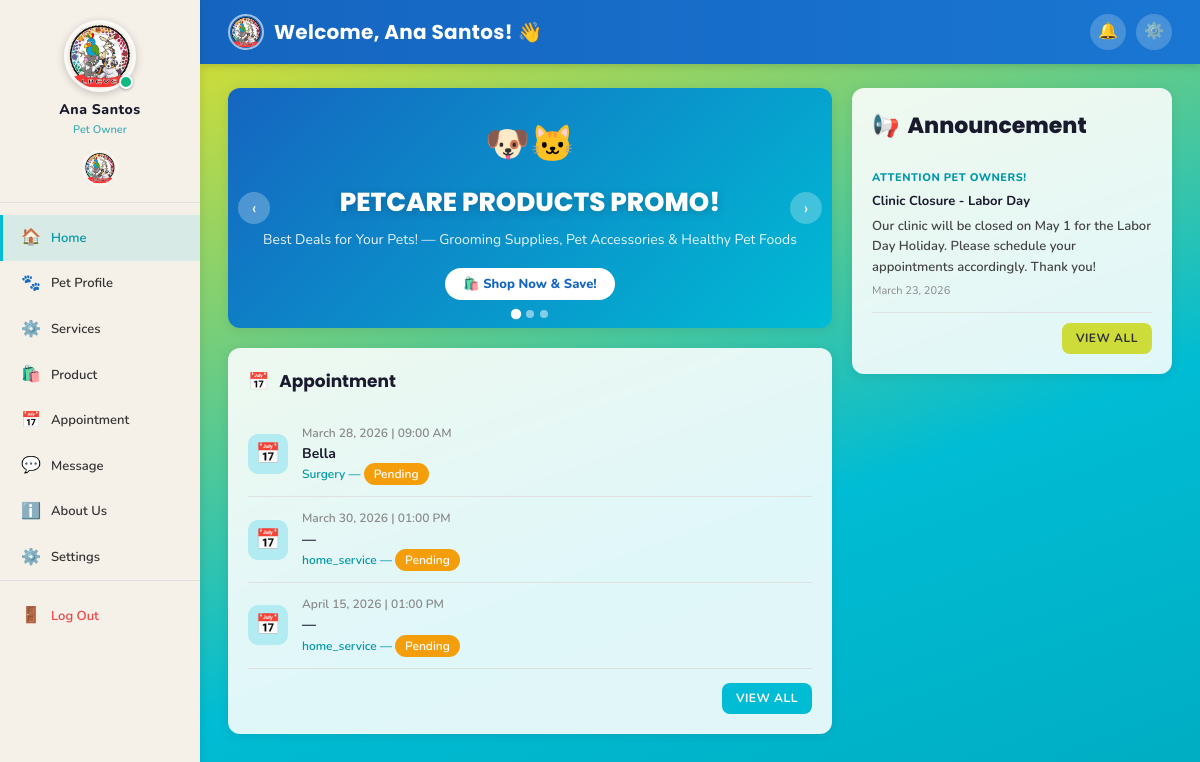
The page /user/dashboard.php (signed in) on the database its author committed.
### tables this page shows
CREATE TABLE `users` (
  `id` int(11) NOT NULL,
  `name` varchar(100) NOT NULL,
  `address` varchar(255) DEFAULT NULL,
  `contact_no` varchar(20) DEFAULT NULL,
  `email` varchar(100) NOT NULL,
  `password` varchar(255) NOT NULL,
  `profile_picture` varchar(255) DEFAULT NULL,
  `gender` enum('male','female') DEFAULT 'female',
  `role` enum('user','admin','staff') DEFAULT 'user',
  `position` varchar(100) DEFAULT NULL,
  `status` enum('active','inactive') DEFAULT 'active',
  `created_at` timestamp NOT NULL DEFAULT current_timestamp(),
  `updated_at` timestamp NOT NULL DEFAULT current_timestamp() ON UPDATE current_timestamp()
);

CREATE TABLE `appointments` (
  `id` int(11) NOT NULL,
  `user_id` int(11) NOT NULL,
  `pet_id` int(11) DEFAULT NULL,
  `service_id` int(11) DEFAULT NULL,
  `appointment_type` enum('clinic','home_service') DEFAULT 'clinic',
  `appointment_date` date NOT NULL,
  `appointment_time` time NOT NULL,
  `address` varchar(255) DEFAULT NULL,
  `contact` varchar(20) DEFAULT NULL,
  `status` enum('pending','confirmed','completed','cancelled') DEFAULT 'pending',
  `notes` text DEFAULT NULL,
  `created_at` timestamp NOT NULL DEFAULT current_timestamp(),
  `cancellation_reason` varchar(255) DEFAULT NULL
);

CREATE TABLE `pets` (
  `id` int(11) NOT NULL,
  `user_id` int(11) NOT NULL,
  `name` varchar(100) NOT NULL,
  `species` enum('dog','cat','other') NOT NULL,
  `breed` varchar(100) DEFAULT NULL,
  `date_of_birth` date DEFAULT NULL,
  `age` varchar(20) DEFAULT NULL,
  `gender` enum('male','female') NOT NULL,
  `weight` decimal(5,2) DEFAULT NULL,
  `color` varchar(100) DEFAULT NULL,
  `photo` varchar(255) DEFAULT NULL,
  `status` enum('active','inactive') DEFAULT 'active',
  `created_at` timestamp NOT NULL DEFAULT current_timestamp()
);

CREATE TABLE `services` (
  `id` int(11) NOT NULL,
  `name` varchar(150) NOT NULL,
  `description` text DEFAULT NULL,
  `price_min` decimal(10,2) DEFAULT 0.00,
  `price_max` decimal(10,2) DEFAULT 0.00,
  `category` varchar(100) DEFAULT NULL,
  `status` enum('available','not_available') DEFAULT 'available',
  `image` varchar(255) DEFAULT NULL,
  `created_at` timestamp NOT NULL DEFAULT current_timestamp()
);

CREATE TABLE `announcements` (
  `id` int(11) NOT NULL,
  `title` varchar(255) NOT NULL,
  `content` text NOT NULL,
  `posted_by` int(11) DEFAULT NULL,
  `created_at` timestamp NOT NULL DEFAULT current_timestamp()
);

### user/dashboard.php (the view, shortened to what this page needs)
<?php
require_once '../includes/auth.php';
$user_id   = (int)$_SESSION['user_id'];
$appointments = getRows($conn,
    "SELECT a.*, p.name AS pet_name, s.name AS service_name
     FROM appointments a
     LEFT JOIN pets p ON a.pet_id = p.id
     LEFT JOIN services s ON a.service_id = s.id
     WHERE a.user_id = $user_id
       AND a.status IN ('pending','confirmed')
       AND a.appointment_date >= CURDATE()
     ORDER BY a.appointment_date ASC, a.appointment_time ASC
     LIMIT 3"
);
$announcements = getRows($conn,
    "SELECT * FROM announcements ORDER BY created_at DESC LIMIT 3"
);
mysqli_query($conn,
    "UPDATE notifications SET is_read = 1
     WHERE user_id = $user_id AND is_read = 0"
);
?>
<!DOCTYPE html>
<html lang="en">
<head>
    <link rel="stylesheet" href="../assets/css/style.css">
</head>
<body>
<div class="app-wrapper">
    <?php include '../includes/sidebar_user.php'; ?>
    <div class="main-content">
<div class="topbar">
    <div class="topbar-title" style="display:flex; align-items:center; gap:10px;">
        <img
            src="../assets/css/images/pets/logo.png"
            alt="Ligao Petcare Logo"
            style="width:36px; height:36px; border-radius:50%; object-fit:cover; border:2px solid rgba(255,255,255,0.6);"
            onerror="this.style.display='none';"
        >
        Welcome, <?= htmlspecialchars($user_name) ?>! 👋
    </div>
    <div class="topbar-actions">
        <a href="notifications.php" class="topbar-btn" title="Notifications">
            🔔
        </a>
        <a href="settings.php" class="topbar-btn" title="Settings">⚙️</a>
    </div>
</div>
        <div class="page-body">
            <div class="dash-layout">
                <div>
                    <div class="banner-carousel" style="margin-bottom:20px;">
                        <div class="banner-slide active">
                            <div style="font-size:36px;margin-bottom:8px;">🐶🐱</div>
                            <h2>PETCARE PRODUCTS PROMO!</h2>
                            <p>Best Deals for Your Pets! — Grooming Supplies, Pet Accessories & Healthy Pet Foods</p>
                            <a href="products.php" class="banner-badge">🛍️ Shop Now &amp; Save!</a>
                        </div>
                        <button class="banner-arrow prev" onclick="prevSlide()">‹</button>
                        <button class="banner-arrow next" onclick="nextSlide()">›</button>
                        <div class="banner-dots">
                            <div class="banner-dot active" onclick="goToSlide(0)"></div>
                            <div class="banner-dot" onclick="goToSlide(1)"></div>
                            <div class="banner-dot" onclick="goToSlide(2)"></div>
                        </div>
                    </div>
                    <div class="appt-section">
                        <div class="appt-section-title">
                            <span>📅</span> Appointment
                        </div>
                        <?php if (empty($appointments)): ?>
                            <div class="empty-state" style="padding:24px;">
                                <div class="empty-icon">📭</div>
                                <h3>No Upcoming Appointments</h3>
                                <p>You don't have any appointments scheduled.</p>
                                <a href="appointments.php" class="btn btn-teal btn-sm" style="margin-top:12px;">
                                    + Book Appointment
                                </a>
                            </div>
                        <?php else: ?>
                            <?php foreach ($appointments as $appt): ?>
                                <div class="appt-item">
                                    <div class="appt-icon-wrap">📅</div>
                                    <div class="appt-info">
                                        <div class="appt-date">
                                            <?= formatDate($appt['appointment_date']) ?> |
                                            <?= formatTime($appt['appointment_time']) ?>
                                        </div>
                                        <div class="appt-pet">
                                            <?= htmlspecialchars($appt['pet_name'] ?? '—') ?>
                                        </div>
                                        <div class="appt-service">
                                            <?= htmlspecialchars($appt['service_name'] ?? $appt['appointment_type']) ?>
                                            — <?= statusBadge($appt['status']) ?>
                                        </div>
                                    </div>
                                </div>
                            <?php endforeach; ?>
                            <div class="view-all-btn">
                                <a href="appointments.php" class="btn btn-teal btn-sm">View ALL</a>
                            </div>
                        <?php endif; ?>
                    </div>
                </div>
                <div class="ann-panel">
                    <div class="ann-panel-title">
                        <span>📢</span> Announcement
                    </div>
                    <?php if (empty($announcements)): ?>
                        <p style="font-size:13px;color:var(--text-light);">No announcements at this time.</p>
                    <?php else: ?>
                        <?php foreach ($announcements as $ann): ?>
                            <div class="ann-item">
                                <div class="ann-tag">Attention Pet Owners!</div>
                                <div class="ann-title"><?= htmlspecialchars($ann['title']) ?></div>
                                <div class="ann-body"><?= nl2br(htmlspecialchars($ann['content'])) ?></div>
                                <div style="font-size:11px;color:var(--text-light);margin-top:4px;">
                                    <?= formatDate($ann['created_at']) ?>
                                </div>
                            </div>
                        <?php endforeach; ?>
                    <?php endif; ?>
                    <div class="view-all-btn" style="margin-top:10px;">
                        <a href="announcements.php" class="btn btn-yellow btn-sm">View ALL</a>
                    </div>
                </div>
            </div>
        </div>
    </div>
</div>
</body>
</html>

### includes/sidebar_user.php (shortened to what this page needs)
<?php
$current_page = basename($_SERVER['PHP_SELF']);
$user_data     = getRow($conn, "SELECT name, profile_picture, gender FROM users WHERE id=" . (int)$_SESSION['user_id']);
$user_name     = $user_data['name']            ?? ($_SESSION['user_name'] ?? 'Pet Owner');
$user_gender   = $user_data['gender']          ?? 'female';
$user_pic      = $user_data['profile_picture'] ?? '';
$default_pic = $user_gender === 'male' ? 'boy_profile.jpg' : 'girl_profile.jpg';
$avatar_src  = $user_pic
    ? '../assets/images/avatars/' . htmlspecialchars($user_pic)
    : '../assets/images/avatars/' . $default_pic;
$nav_items = [
    ['Home',        'dashboard.php',    '🏠'],
    ['Pet Profile', 'pet_profile.php',  '🐾'],
    ['Services',    'services.php',     '⚙️'],
    ['Product',     'products.php',     '🛍️'],
    ['Appointment', 'appointments.php', '📅'],
    ['Message',     'messages.php',     '💬'],
    ['About Us',    'about.php',        'ℹ️'],
    ['Settings',    'settings.php',     '⚙️'],
];
?>
<aside class="sidebar">
    <a href="profile.php" class="sidebar-logo" style="flex-direction:column; align-items:center; padding:20px 16px 16px; gap:10px; text-decoration:none; cursor:pointer; transition:var(--transition);" onmouseover="this.style.background='rgba(0,0,0,0.05)'" onmouseout="this.style.background='transparent'">
        <div style="position:relative; width:72px; height:72px; flex-shrink:0;">
            <img src="<?= $avatar_src ?>"
                 alt="<?= htmlspecialchars($user_name) ?>"
                 id="sidebarUserAvatar"
                 style="width:72px; height:72px; border-radius:50%; object-fit:cover;
                        border:3px solid rgba(255,255,255,0.6);
                        box-shadow:0 2px 8px rgba(0,0,0,0.2);"
                 onerror="this.style.display='none'; document.getElementById('sidebarUserInitials').style.display='flex';">
            <span style="position:absolute; bottom:3px; right:3px;
                         width:14px; height:14px; border-radius:50%;
                         background:#10b981; border:2px solid #fff;
                         box-shadow:0 1px 3px rgba(0,0,0,0.3);">
            </span>
        </div>
        <div style="text-align:center;">
            <div class="username" style="font-size:14px; font-weight:800; letter-spacing:0.5px;">
                <?= htmlspecialchars($user_name) ?>
            </div>
            <div class="role" style="font-size:11px; opacity:0.75; margin-top:2px;">
                Pet Owner
            </div>
        </div>
        <img src="../assets/images/logo.png"
             alt="Ligao Petcare"
             style="width:36px; height:36px; border-radius:50%; object-fit:cover;
                    border:2px solid rgba(255,255,255,0.4); margin-top:2px;"
             onerror="this.style.display='none';">
    </a>
    <nav class="sidebar-nav">
        <?php foreach ($nav_items as $item): ?>
            <?php
                $is_active = ($current_page === $item[1]) ? 'active' : '';
            ?>
            <a href="<?= $item[1] ?>" class="<?= $is_active ?>">
                <span class="nav-icon"><?= $item[2] ?></span>
                <span><?= $item[0] ?></span>
            </a>
        <?php endforeach; ?>
        <div class="nav-logout" style="margin-top:auto; padding-top:12px; border-top:1px solid var(--border);">
            <a href="#" onclick="confirmLogout(event)">
                <span class="nav-icon">🚪</span>
                <span>Log Out</span>
            </a>
        </div>
    </nav>
</aside>

### includes/db.php (shortened to what this page needs)
<?php
function getRow($conn, $sql) {
    $result = mysqli_query($conn, $sql);
    if ($result && mysqli_num_rows($result) > 0) {
        return mysqli_fetch_assoc($result);
    }
    return null;
}
function getRows($conn, $sql) {
    $result = mysqli_query($conn, $sql);
    $rows = [];
    if ($result && mysqli_num_rows($result) > 0) {
        while ($row = mysqli_fetch_assoc($result)) {
            $rows[] = $row;
        }
    }
    return $rows;
}
function formatDate($date) {
    return date('F d, Y', strtotime($date));
}
function formatTime($time) {
    return date('h:i A', strtotime($time));
}
function statusBadge($status) {
    $colors = [
        'pending'       => '#f59e0b',
        'confirmed'     => '#3b82f6',
        'completed'     => '#10b981',
        'cancelled'     => '#ef4444',
        'paid'          => '#10b981',
        'overdue'       => '#ef4444',
        'active'        => '#10b981',
        'inactive'      => '#6b7280',
        'available'     => '#10b981',
        'not_available' => '#ef4444',
        'in_stock'      => '#10b981',
        'low_stock'     => '#f59e0b',
        'out_of_stock'  => '#ef4444',
    ];
    $color = $colors[$status] ?? '#6b7280';
    $label = ucwords(str_replace('_', ' ', $status));
    return "<span class='badge' style='background:$color;color:#fff;padding:3px 10px;border-radius:20px;font-size:12px;'>$label</span>";
}
?>

### rows shown on the page
users: profile_picture (picture), name "Ana Santos"
appointments: appointment_date "March 28, 2026", appointment_time "09:00 AM", pet.name "Bella", service.name "Surgery", status "Pending"
appointments: appointment_date "March 30, 2026", appointment_time "01:00 PM", pet_name "—", appointment_type "home_service", status "Pending"
appointments: appointment_date "April 15, 2026", appointment_time "01:00 PM", pet_name "—", appointment_type "home_service", status "Pending"
announcements: title "Clinic Closure - Labor Day", content "Our clinic will be closed on May 1 for the Labor Day Holiday. Please schedule your appointments accordingly. Thank you!", created_at "March 23, 2026"

### other values the page prints
$item[2] "🏠"
$item[0] "Home"
$item[2] "🐾"
$item[0] "Pet Profile"
$item[2] "⚙️"
$item[0] "Services"
$item[2] "🛍️"
$item[0] "Product"
$item[2] "📅"
$item[0] "Appointment"
$item[2] "💬"
$item[0] "Message"
$item[2] "ℹ️"
$item[0] "About Us"
$item[0] "Settings"
